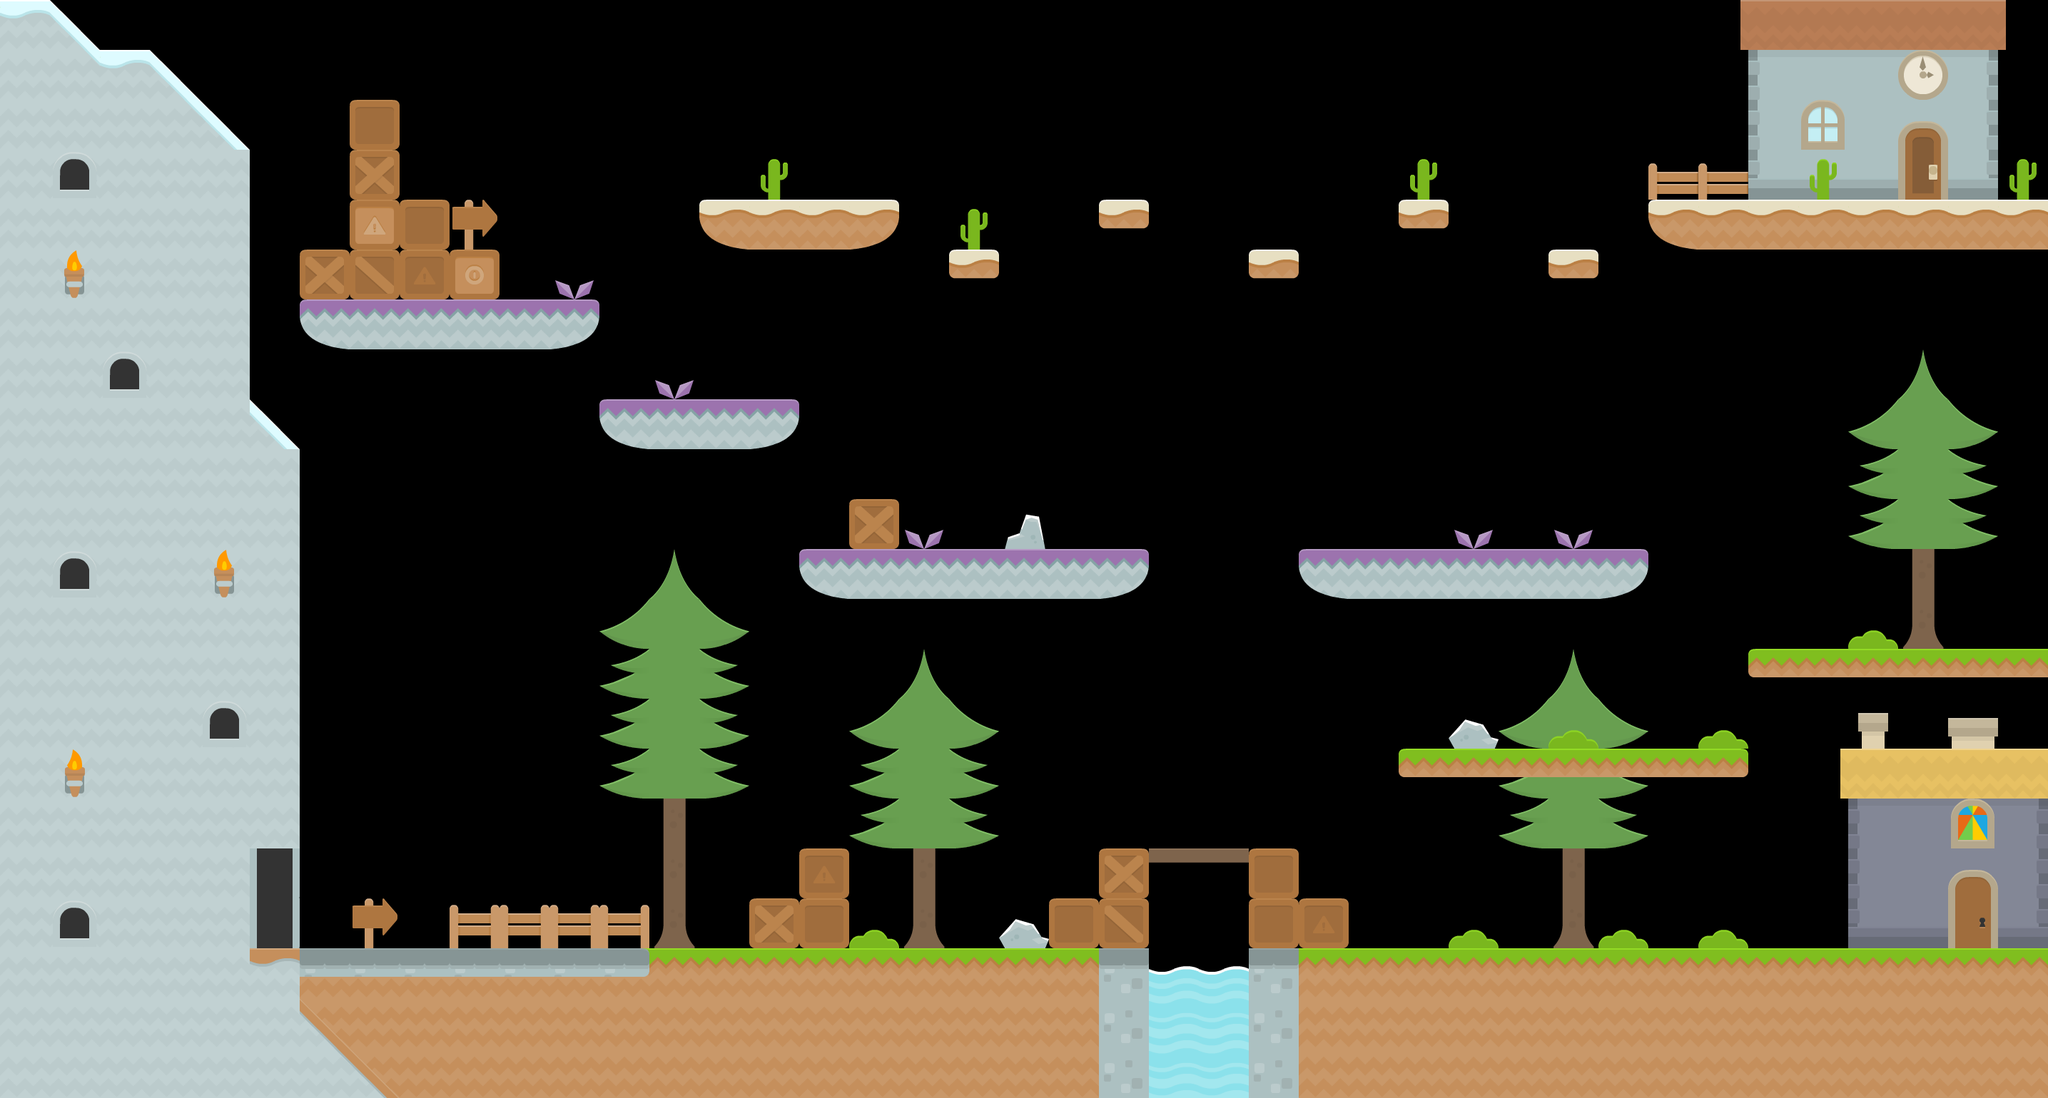

The image is a tile-based game level rendered from a .tmx file. Its description and source (layers, tilesets, objects; grid data summarised) follow:
An orthogonal 41x22 tile map with 70x70 px tiles, 4 tile layers (Background Detail, Fore-Back Ground, Collisions, Foreground Detail), 7 tilesets and 31 objects.

<map version="1.0" tiledversion="1.1.4" orientation="orthogonal" renderorder="right-down" width="41" height="22" tilewidth="70" tileheight="70" infinite="0" nextobjectid="68">
 <tileset firstgid="1" name="tiles_spritesheet" tilewidth="70" tileheight="70" spacing="2" tilecount="156" columns="12">
  <image source="tiles_spritesheet.png" width="914" height="936" />
 </tileset>
 <tileset firstgid="157" name="tiles_spritesheet" tilewidth="70" tileheight="70" spacing="2" tilecount="156" columns="12">
  <image source="tiles_spritesheet.png" width="914" height="936" />
 </tileset>
 <tileset firstgid="313" name="sheet" tilewidth="70" tileheight="70" tilecount="98" columns="14">
  <image source="sheet.png" width="980" height="490" />
 </tileset>
 <tileset firstgid="411" name="snow" tilewidth="70" tileheight="70" tilecount="98" columns="14">
  <image source="sheet2.png" width="980" height="490" />
 </tileset>
 <tileset firstgid="509" name="bush" tilewidth="70" tileheight="70" tilecount="1" columns="1">
  <image source="bush.png" width="70" height="70" />
 </tileset>
 <tileset firstgid="510" name="purplebush" tilewidth="70" tileheight="70" tilecount="1" columns="1">
  <image source="plantPurple.png" width="70" height="70" />
 </tileset>
 <tileset firstgid="511" name="cactus" tilewidth="70" tileheight="70" tilecount="1" columns="1">
  <image source="cactus.png" width="70" height="70" />
 </tileset>
 <layer name="Background Detail" width="41" height="22">
  <data>[902 cells, 106 non-empty, 36 distinct tile ids]</data>
 </layer>
 <layer name="Fore-Back Ground" width="41" height="22">
  <data>[902 cells, 27 non-empty, 22 distinct tile ids]</data>
 </layer>
 <layer name="Collisions" width="41" height="22">
  <data>[902 cells, 294 non-empty, 31 distinct tile ids]</data>
 </layer>
 <objectgroup color="#ff0000" name="Enemies">
  <object id="34" x="1960" y="700.667" />
  <object id="35" x="2730.67" y="840" />
  <object id="36" x="2100" y="1260.67" />
  <object id="37" x="1330" y="1260" />
  <object id="38" x="1400" y="700" />
  <object id="39" x="700" y="350" />
  <object id="41" x="1190.67" y="210" />
  <object id="42" x="1784" y="280" />
 </objectgroup>
 <objectgroup color="#ffff00" name="Pickups">
  <object id="44" x="908" y="1260" />
  <object id="45" x="1120" y="1120" />
  <object id="46" x="1608" y="1120" />
  <object id="47" x="1680" y="1120" />
  <object id="49" x="2310.67" y="1261.33" />
  <object id="50" x="2380" y="1260" />
  <object id="51" x="2449.33" y="1260" />
  <object id="52" x="2100" y="980" />
  <object id="53" x="2308" y="978.667" />
  <object id="54" x="2800" y="840" />
  <object id="55" x="2660" y="840" />
  <object id="56" x="2100" y="700" />
  <object id="57" x="1470.67" y="701.333" />
  <object id="58" x="980" y="488" />
  <object id="59" x="908" y="488" />
  <object id="60" x="629.333" y="348" />
  <object id="61" x="1120" y="210.667" />
  <object id="63" x="2309.33" y="209.333" />
  <object id="64" x="2378.67" y="209.333" />
  <object id="65" x="2448" y="208" />
  <object id="66" x="1960" y="210.667" />
  <object id="67" x="1540" y="210.667" />
 </objectgroup>
 <objectgroup color="#00ff00" name="Finish">
  <object id="30" x="2689.33" y="225.333" />
 </objectgroup>
 <layer name="Foreground Detail" width="41" height="22">
  <data>[902 cells, 20 non-empty, 8 distinct tile ids]</data>
 </layer>
</map>
